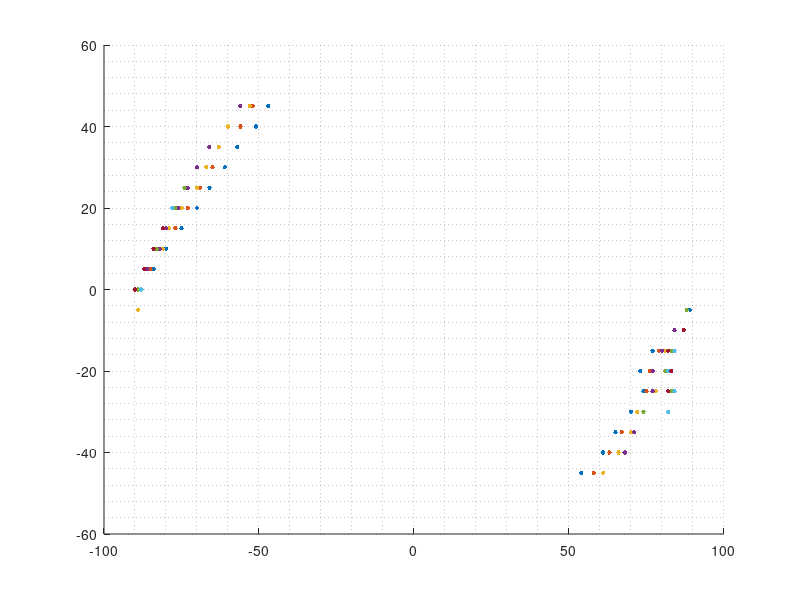

This chart was generated by the following MATLAB code: (Note: this script raises an error after producing the figure.)
%% Grafica Errores de Desplazamiento de NAO
close all
clear all
clc
%% 
XY_pos=[];
XY_neg=[];
orden = 1;
hold on
grid minor
% [X, Y] = textread('files/CalibracionPromedio3.txt','%d %d');
% plot(X,Y,'og');
% halfX=floor(length(X)/2);
% P = polyfit(X(1:halfX,:),Y(1:halfX,:), orden)
% P_val = polyval(P,X(1:halfX,:));
% plot(X(1:halfX,:),P_val,'-.b');
% 
% halfX=ceil(length(X)/2);
% P = polyfit(X(halfX:length(X),:),Y(halfX:length(X),:), orden)
% P_val = polyval(P,X(halfX:length(X),:));
% plot(X(halfX:length(X),:),P_val,'-.b');
%% 20cm
[Y, X] = textread('files/CalibracionPromedio4_20.txt','%d %d');
plot(X,Y,'.','LineWidth',2,'markersize',10);

halfX=ceil(length(X)/2);
% P_20 = polyfit(X(halfX:length(X),:),Y(halfX:length(X),:), orden)
XY_pos=[XY_pos;X(halfX:length(X),:),Y(halfX:length(X))];
% P_val = polyval(P_20,X(halfX:length(X),:));
% plot(X(halfX:length(X),:),P_val,'-.','LineWidth',2,'markersize',10);
% 
halfX=floor(length(X)/2);
% P_20 = polyfit(X(1:halfX,:),Y(1:halfX,:), orden)
XY_neg=[XY_neg;X(1:halfX,:),Y(1:halfX,:)];
% P_val = polyval(P_20,X(1:halfX,:));
% plot(X(1:halfX,:),P_val,'-.','LineWidth',2,'markersize',10);

%% 30cm
[Y, X] = textread('files/CalibracionPromedio5_30.txt','%d %d');
plot(X,Y,'.','LineWidth',2,'markersize',10);

halfX=ceil(length(X)/2);
% P_30 = polyfit(X(halfX:length(X),:),Y(halfX:length(X),:), orden)
XY_pos=[XY_pos;X(halfX:length(X),:),Y(halfX:length(X))];
% P_val = polyval(P_30,X(halfX:length(X),:));
% plot(X(halfX:length(X),:),P_val,'-.','LineWidth',2,'markersize',10);
% 
halfX=floor(length(X)/2);
% P_30 = polyfit(X(1:halfX,:),Y(1:halfX,:), orden)
XY_neg=[XY_neg;X(1:halfX,:),Y(1:halfX,:)];
% P_val = polyval(P_30,X(1:halfX,:));
% plot(X(1:halfX,:),P_val,'-.','LineWidth',2,'markersize',10);


%% 40cm
[Y, X] = textread('files/CalibracionPromedio6_40.txt','%d %d');
plot(X,Y,'.','LineWidth',2,'markersize',10);

halfX=ceil(length(X)/2);
% P_40 = polyfit(X(halfX:length(X),:),Y(halfX:length(X),:), orden)
XY_pos=[XY_pos;X(halfX:length(X),:),Y(halfX:length(X))];
% P_val = polyval(P_40,X(halfX:length(X),:));
% plot(X(halfX:length(X),:),P_val,'-.','LineWidth',2,'markersize',10);
% 
halfX=floor(length(X)/2)-1;
% P_40 = polyfit(X(1:halfX,:),Y(1:halfX,:), orden)
XY_neg=[XY_neg;X(1:halfX,:),Y(1:halfX,:)];
% P_val = polyval(P_40,X(1:halfX,:));
% plot(X(1:halfX,:),P_val,'-.','LineWidth',2,'markersize',10);

%% 50cm
[Y, X] = textread('files/CalibracionPromedio7_50.txt','%d %d');
plot(X,Y,'.','LineWidth',2,'markersize',10);

halfX=ceil(length(X)/2);
% P_50 = polyfit(X(halfX:length(X),:),Y(halfX:length(X),:), orden)
XY_pos=[XY_pos;X(halfX:length(X),:),Y(halfX:length(X))];
% P_val = polyval(P_50,X(halfX:length(X),:));
% plot(X(halfX:length(X),:),P_val,'-.','LineWidth',2,'markersize',10);
% 
halfX=floor(length(X)/2)-1;
% P_50 = polyfit(X(1:halfX,:),Y(1:halfX,:), orden)
XY_neg=[XY_neg;X(1:halfX,:),Y(1:halfX,:)];
% P_val = polyval(P_50,X(1:halfX,:));
% plot(X(1:halfX,:),P_val,'-.','LineWidth',2,'markersize',10);

% 
%% 60cm
[Y, X] = textread('files/CalibracionPromedio8_60.txt','%d %d');
plot(X,Y,'.','LineWidth',2,'markersize',10);

halfX=ceil(length(X)/2);
% P_60 = polyfit(X(halfX:length(X),:),Y(halfX:length(X),:), orden)
XY_pos=[XY_pos;X(halfX:length(X),:),Y(halfX:length(X))];
% P_val = polyval(P_60,X(halfX:length(X),:));
% plot(X(halfX:length(X),:),P_val,'-.','LineWidth',2,'markersize',10);
% 
halfX=floor(length(X)/2);
% P_60 = polyfit(X(1:halfX,:),Y(1:halfX,:), orden)
XY_neg=[XY_neg;X(1:halfX,:),Y(1:halfX,:)];
% P_val = polyval(P_60,X(1:halfX,:));
% plot(X(1:halfX,:),P_val,'-.','LineWidth',2,'markersize',10);

%% 70cm
[Y, X] = textread('files/CalibracionPromedio9_70.txt','%d %d');
plot(X,Y,'.','LineWidth',2,'markersize',10);

halfX=ceil(length(X)/2)+1;
% P_70 = polyfit(X(halfX:length(X),:),Y(halfX:length(X),:), orden)
XY_pos=[XY_pos;X(halfX:length(X),:),Y(halfX:length(X))];
% P_val = polyval(P_70,X(halfX:length(X),:));
% plot(X(halfX:length(X),:),P_val,'-.','LineWidth',2,'markersize',10);
% 
halfX=floor(length(X)/2);
% P_70 = polyfit(X(1:halfX,:),Y(1:halfX,:), orden)
XY_neg=[XY_neg;X(1:halfX,:),Y(1:halfX,:)];
% P_val = polyval(P_70,X(1:halfX,:));
% plot(X(1:halfX,:),P_val,'-.','LineWidth',2,'markersize',10);

%% 80cm
[Y, X] = textread('files/CalibracionPromedio10_80.txt','%d %d');
plot(X,Y,'.','LineWidth',2,'markersize',10)

halfX=ceil(length(X)/2)+1;
% P_80 = polyfit(X(halfX:length(X),:),Y(halfX:length(X),:), orden)
XY_pos=[XY_pos;X(halfX:length(X),:),Y(halfX:length(X))];
% P_val = polyval(P_80,X(halfX:length(X),:));
% plot(X(halfX:length(X),:),P_val,'-.','LineWidth',2,'markersize',10);
% 
halfX=floor(length(X)/2);
% P_80 = polyfit(X(1:halfX,:),Y(1:halfX,:), orden)
XY_neg=[XY_neg;X(1:halfX,:),Y(1:halfX,:)];
% P_val = polyval(P_80,X(1:halfX,:));
% plot(X(1:halfX,:),P_val,'-.','LineWidth',2,'markersize',10);

%% Angulo real positivo y angulo Hough negativo 
% plot(XY_pos(:,1),XY_pos(:,2),'xr')
P_gral_pos = polyfit(XY_pos(:,1),XY_pos(:,2), orden)
P_val_pos = polyval(P_gral_pos,XY_pos(:,1));
% plot(XY_pos(:,1),P_val_pos,'-m','LineWidth',3,'markersize',10);
% plot(XY_neg(:,1),XY_neg(:,2),'xb')

%% Angulo real negativo y angulo Hough positivo 
P_gral_neg = polyfit(XY_neg(:,1),XY_neg(:,2), orden)
P_val_neg = polyval(P_gral_neg,XY_neg(:,1));
% plot(XY_neg(:,1),P_val_neg,'-m','LineWidth',3,'markersize',10);
% plot(XY_neg(:,1),XY_neg(:,2),'xb')

A1 = -95:1:0;
P131 = 0.005*A1.^3 + 0.305*A1.^2 + 6.315*A1 + 115.45;
P132 = -0.0000*A1.^3 - 0.0129*A1.^2 - 0.5036*A1 + 49.8447;
P121 = -0.005*A1.^2 + 0.1515*A1 + 85.15;
P122 = -0.0104*A1.^2 - 0.3346*A1 + 53.6451;
P111 = 1.4*A1 + 125; % Promedio de coeficientes de Polinomios
P112 = 1.1474*A1 + 104.6712; % Polinomio de nube de puntos

A2 = 0:1:95;
P231 = 0.0001*A2.^3 - 0.0054*A2.^2 + 0.805*A2 - 89.64;
P232 = -0.0001*A2.^3 + 0.0353*A2.^2 - 2.0903*A2 - 18.8134;
P221 = 0.007*A2.^2 + 0.6*A2 - 88.98;
P222 = 0.0099*A2.^2 - 0.2782*A2 - 61.4467;
P211 = 1.8*A2 - 160; % Promedio de coeficientes de Polinomios
P212 = 1.1765*A2 - 113.8521; % Polinomio de nube de puntos

plot(A1,P111,'-k','LineWidth',2,'markersize',10);
% plot(A1,P112,'-r','LineWidth',2,'markersize',10);
% plot(A1,P121,'-r','LineWidth',2,'markersize',10);
% plot(A1,P122,'-r','LineWidth',2,'markersize',10);
% plot(A1,P131,'-b','LineWidth',2,'markersize',10);
% plot(A1,P132,'-b','LineWidth',2,'markersize',10);

plot(A2,P211,'-k','LineWidth',2,'markersize',10);
% plot(A2,P212,'-r','LineWidth',2,'markersize',10);
% plot(A2,P221,'-r','LineWidth',2,'markersize',10);
% plot(A2,P222,'-r','LineWidth',2,'markersize',10);
% plot(A2,P231,'-b','LineWidth',2,'markersize',10);
% plot(A2,P232,'-b','LineWidth',2,'markersize',10);

hold off
title('Calibracion de Rotaciones', 'FontSize',20,'FontWeight','bold','Color','k')
xlabel('Angulo[Hough]', 'FontSize',15,'FontWeight','bold','Color','k')
ylabel('Angulo[Real]','FontSize',15,'FontWeight','bold','Color','k')

%% Polinomios de Grado 1
% P_20 = 1.0579*A + 94.5434
% P_30 = 1.2150*A + 108.4583
% P_40 = 1.2880*A + 115.6092
% P_50 = 1.4056*A + 126.4475
% P_60 = 1.6229*A + 145.3033
% P_70 = 1.8786*A + 167.0520
% P_80 = 1.6667*A + 150.0000
% 
% P1 = 1.447814286*A + 129.6305286
%
% P_20 = 1.2280*A - 113.2817
% P_30 = 1.4052*A - 128.3229
% P_40 = 1.3410*A - 127.7011
% P_50 = 1.9730*A - 174.6691
% P_60 = 1.6634*A - 155.0681
% P_70 = 2.9762*A - 269.4048
% P_80 = 2.0588*A - 189.4118
%
% P2 = 1.806514286*A - 165.4085
% 
%% Polinomios de Grado 2
% P_20 = -0.0012*A?2 + 0.7261*A + 91.0000
% P_30 = -0.0138*A?2 - 0.1357*A + 79.7381
% P_40 = -0.0105*A?2 + 0.0857*A + 85.9048
% P_50 = -0.0005*A?2 + 0.4690*A + 87.9286
% P_60 = -0.0700*A?2 - 2.6500*A + 58.2500
% P_70 = 0.0171*A?2  + 0.8857*A + 93.8000
% P_80 = 0.0400*A?2  + 1.6800*A + 99.4000
% 
% P1 = -0.005*A?2 + 0.1515*A + 85.15
%
% P_20 = -0.0005*A?2 + 0.9647*A - 89.4818
% P_30 = 0.0011*A?2  + 0.7709*A - 88.9110
% P_40 = 0.0029*A?2  + 0.6353*A - 88.6107
% P_50 = 0.0045*A?2  + 0.5048*A - 88.4909
% P_60 = 0.0036*A?2  + 0.5221*A - 89.1786
% P_70 = 0.0114*A?2  + 0.2914*A - 88.2286
% P_80 = -0.0000*A?2 + 0.6000*A - 90.0000
%
% P2 = 0.007*A?2 + 0.6*A - 88.98
% 
%% Polinomios de Grado 3
% P_20 = 0.0010*A?3 + 0.0725*A?2 + 2.2795*A + 99.1111
% P_30 = 0.0000*A?3 - 0.0138*A?2 - 0.1357*A + 79.7381
% P_40 = -0.0009*A?3 - 0.0905*A?2 - 2.1587*A + 66.5714
% P_50 = 0.0009*A?3 + 0.0662*A?2 + 1.9802*A + 97.9286
% P_60 = 0.0200*A?3 + 1.2800*A?2 + 26.7000*A + 263.0000
% P_70 = 0.0033*A?3 + 0.2171*A?2 + 4.6024*A + 114.8000
% P_80 = 0.0107*A?3 + 0.6000*A?2 + 10.9333*A + 147.0000
% 
% P1 = 0.005*A?3 + 0.305*A?2 + 6.315*A + 115.45
%
% P_-20 = 0.0001*A?3 - 0.0064*A?2 + 1.0668*A - 89.7608
% P_-30 = 0.0000*A?3 - 0.0003*A?2 + 0.7952*A - 88.9742
% P_-40 = 0.0002*A?3 - 0.0073*A?2 + 0.8060*A - 89.0059
% P_-50 = 0.0002*A?3 - 0.0097*A?2 + 0.7481*A - 89.1517
% P_-60 = -0.0002*A?3 + 0.0119*A?2 + 0.4460*A - 89.0952
% P_-70 = -0.0013*A?3 + 0.0514*A?2 + 0.0048*A - 88.0286
% P_-80 = 0.0000*A?3 - 0.0000*A?2 + 0.6000*A - 90.0000
%
% P2 = 0.0001*A?3 - 0.0054*A?2 + 0.805*A - 89.64
% 